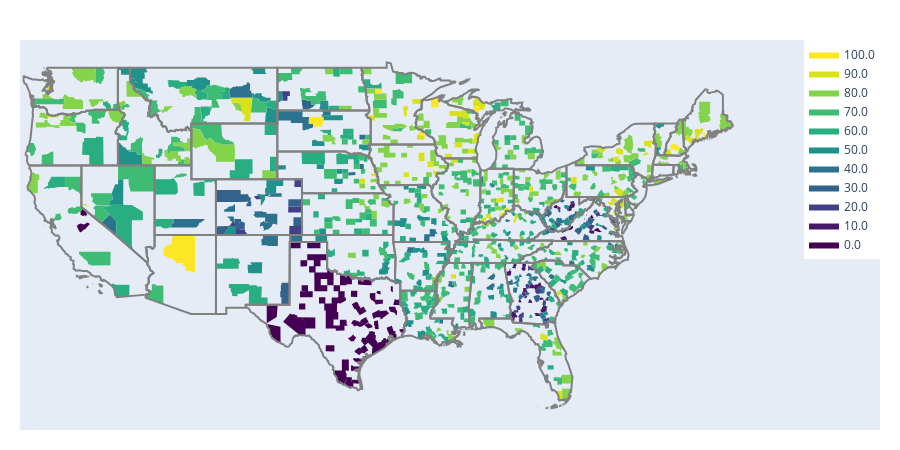

Notebook source saved alongside this figure:
### Code cell
i = 3
print(perc_of_pops[i])
plot_data = vd.get_df(data_type=perc_of_pops[i])['7/10/2021']
fips = plot_data.index.get_level_values(0).values
values = (plot_data.values/10).round(0)*10
# Create fig
fig = create_choropleth(fips=fips, values=values, state_outline=plotly.graph_objs.scatter.Line(color='grey'))
# Plot in offline mode and save plot in your Python script folder
plotly.offline.iplot(fig, filename='choropleth_usa.html',)
